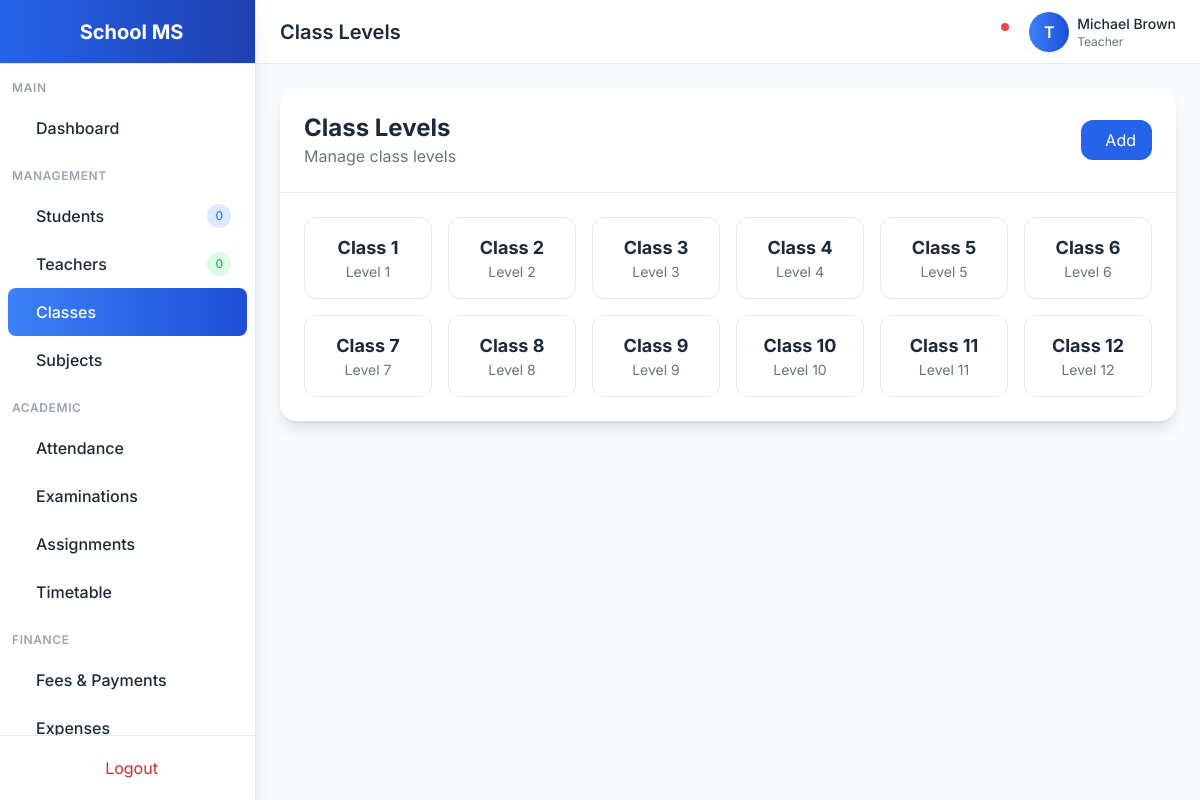
/academics/class-levels/ (signed in), run on the app's committed database.
### accounts/models.py (models this page shows, shortened)
class User(AbstractUser):
    ROLE_CHOICES = [
        ('admin', 'Admin'),
        ('teacher', 'Teacher'),
        ('student', 'Student'),
        ('parent', 'Parent'),
    ]
    GENDER_CHOICES = [
        ('male', 'Male'),
        ('female', 'Female'),
        ('other', 'Other'),
    ]
    role = models.CharField(max_length=20, choices=ROLE_CHOICES, default='student')
    gender = models.CharField(max_length=10, choices=GENDER_CHOICES, blank=True)
    phone = models.CharField(max_length=20, blank=True)
    address = models.TextField(blank=True)
    photo = models.ImageField(upload_to='profiles/', blank=True, null=True)
    date_of_birth = models.DateField(null=True, blank=True)
    created_at = models.DateTimeField(auto_now_add=True)
    updated_at = models.DateTimeField(auto_now=True)
    class Meta:
        ordering = ['-created_at']

### academics/models.py (models this page shows, shortened)
class ClassLevel(models.Model):
    name = models.CharField(max_length=50)
    numeric_level = models.IntegerField()
    description = models.TextField(blank=True)
    class Meta:
        ordering = ['numeric_level']

### academics/views.py (the view)
# urls.py: path('class-levels/', views.ClassLevelListView.as_view(), name='class-level-list'),
class ClassLevelListView(LoginRequiredMixin, ListView):
    model = ClassLevel
    template_name = 'academics/class_level_list.html'
    context_object_name = 'class_levels'

### templates/academics/class_level_list.html (shortened to what this page needs)
{% extends 'base.html' %}
{% block page_title %}Class Levels{% endblock %}
{% block content %}
<div class="bg-white dark:bg-gray-800 rounded-2xl shadow-lg">
    <div class="p-6 border-b dark:border-gray-700 flex justify-between items-center">
        <div>
            <h2 class="text-2xl font-bold">Class Levels</h2>
            <p class="text-gray-500">Manage class levels</p>
        </div>
        <a href="{% url 'class-level-create' %}" class="px-4 py-2 bg-primary-600 text-white rounded-xl hover:bg-primary-700">
             Add
        </a>
    </div>
    <div class="p-6">
        <div class="grid grid-cols-2 md:grid-cols-4 lg:grid-cols-6 gap-4">
            {% for level in class_levels %}
            <div class="p-4 border rounded-xl text-center hover:shadow-md transition">
                <h3 class="font-bold text-lg">{{ level.name }}</h3>
                <p class="text-sm text-gray-500">Level {{ level.numeric_level }}</p>
            </div>
            {% empty %}
            <p class="col-span-full text-gray-500 text-center py-4">No class levels</p>
            {% endfor %}
        </div>
    </div>
</div>
{% endblock %}

### templates/base.html (shortened to what this page needs)
<!DOCTYPE html>
<html lang="en" class="light">
<head>
    <script src="https://cdn.tailwindcss.com"></script>
    <link href="https://cdn.jsdelivr.net/npm/remixicon@3.5.0/fonts/remixicon.css" rel="stylesheet">
</head>
<body class="bg-gray-50 dark:bg-gray-900 text-gray-800 dark:text-gray-100 transition-colors duration-300">
    {% if user.is_authenticated %}
    <div class="flex h-screen overflow-hidden">
        <aside class="w-64 bg-white dark:bg-gray-800 border-r dark:border-gray-700 flex flex-col shadow-xl z-20">
            <div class="h-16 flex items-center justify-center border-b dark:border-gray-700 bg-gradient-to-r from-primary-600 to-primary-800">
                <span class="text-xl font-bold text-white">School MS</span>
            </div>
            <nav class="flex-1 overflow-y-auto py-4">
                <div class="px-3 mb-2">
                    <p class="text-xs font-semibold text-gray-400 uppercase tracking-wider">Main</p>
                </div>
                <a href="{% url 'dashboard' %}" class="sidebar-item flex items-center px-4 py-3 mx-2 rounded-lg {% if request.path == '/' or request.path == '/dashboard/' %}active{% else %}hover:bg-gray-100 dark:hover:bg-gray-700{% endif %}">
                    <span class="font-medium">Dashboard</span>
                </a>
                <div class="px-3 mt-4 mb-2">
                    <p class="text-xs font-semibold text-gray-400 uppercase tracking-wider">Management</p>
                </div>
                <a href="{% url 'student-list' %}" class="sidebar-item flex items-center px-4 py-3 mx-2 rounded-lg {% if 'student' in request.path %}active{% else %}hover:bg-gray-100 dark:hover:bg-gray-700{% endif %}">
                    <span class="font-medium">Students</span>
                    <span class="ml-auto bg-primary-100 dark:bg-primary-900 text-primary-600 dark:text-primary-300 text-xs px-2 py-1 rounded-full">{{ students_count|default:0 }}</span>
                </a>
                <a href="{% url 'teacher-list' %}" class="sidebar-item flex items-center px-4 py-3 mx-2 rounded-lg {% if 'teacher' in request.path %}active{% else %}hover:bg-gray-100 dark:hover:bg-gray-700{% endif %}">
                    <span class="font-medium">Teachers</span>
                    <span class="ml-auto bg-green-100 dark:bg-green-900 text-green-600 dark:text-green-300 text-xs px-2 py-1 rounded-full">{{ teachers_count|default:0 }}</span>
                </a>
                <a href="{% url 'class-section-list' %}" class="sidebar-item flex items-center px-4 py-3 mx-2 rounded-lg {% if 'class' in request.path %}active{% else %}hover:bg-gray-100 dark:hover:bg-gray-700{% endif %}">
                    <span class="font-medium">Classes</span>
                </a>
                <a href="{% url 'subject-list' %}" class="sidebar-item flex items-center px-4 py-3 mx-2 rounded-lg {% if 'subject' in request.path %}active{% else %}hover:bg-gray-100 dark:hover:bg-gray-700{% endif %}">
                    <span class="font-medium">Subjects</span>
                </a>
                <div class="px-3 mt-4 mb-2">
                    <p class="text-xs font-semibold text-gray-400 uppercase tracking-wider">Academic</p>
                </div>
                <a href="{% url 'attendance-list' %}" class="sidebar-item flex items-center px-4 py-3 mx-2 rounded-lg {% if 'attendance' in request.path %}active{% else %}hover:bg-gray-100 dark:hover:bg-gray-700{% endif %}">
                    <span class="font-medium">Attendance</span>
                </a>
                <a href="{% url 'exam-schedule-list' %}" class="sidebar-item flex items-center px-4 py-3 mx-2 rounded-lg {% if 'exam' in request.path or 'grade' in request.path %}active{% else %}hover:bg-gray-100 dark:hover:bg-gray-700{% endif %}">
                    <span class="font-medium">Examinations</span>
                </a>
                <a href="{% url 'assignment-list' %}" class="sidebar-item flex items-center px-4 py-3 mx-2 rounded-lg {% if 'assignment' in request.path %}active{% else %}hover:bg-gray-100 dark:hover:bg-gray-700{% endif %}">
                    <span class="font-medium">Assignments</span>
                </a>
                <a href="{% url 'timetable-list' %}" class="sidebar-item flex items-center px-4 py-3 mx-2 rounded-lg {% if 'timetable' in request.path %}active{% else %}hover:bg-gray-100 dark:hover:bg-gray-700{% endif %}">
                    <span class="font-medium">Timetable</span>
                </a>
                <div class="px-3 mt-4 mb-2">
                    <p class="text-xs font-semibold text-gray-400 uppercase tracking-wider">Finance</p>
                </div>
                <a href="{% url 'fee-payment-list' %}" class="sidebar-item flex items-center px-4 py-3 mx-2 rounded-lg {% if 'fee' in request.path or 'finance' in request.path %}active{% else %}hover:bg-gray-100 dark:hover:bg-gray-700{% endif %}">
                    <span class="font-medium">Fees & Payments</span>
                </a>
                <a href="{% url 'expense-list' %}" class="sidebar-item flex items-center px-4 py-3 mx-2 rounded-lg {% if 'expense' in request.path %}active{% else %}hover:bg-gray-100 dark:hover:bg-gray-700{% endif %}">
                    <span class="font-medium">Expenses</span>
                </a>
            </nav>
            <div class="p-3 border-t dark:border-gray-700">
                <a href="{% url 'logout' %}" class="flex items-center justify-center px-4 py-2 text-red-600 hover:bg-red-50 dark:hover:bg-red-900/20 rounded-lg transition">
                    <span>Logout</span>
                </a>
            </div>
        </aside>
        <div class="flex-1 flex flex-col overflow-hidden">
            <header class="h-16 bg-white dark:bg-gray-800 border-b dark:border-gray-700 flex items-center justify-between px-6 shadow-sm">
                <div class="flex items-center">
                    <h1 class="text-xl font-semibold">{% block page_title %}Dashboard{% endblock %}</h1>
                </div>
                <div class="flex items-center space-x-4">
                    <button onclick="toggleTheme()" class="p-2 rounded-lg hover:bg-gray-100 dark:hover:bg-gray-700 transition">
                    </button>
                    <div class="relative">
                        <button class="p-2 rounded-lg hover:bg-gray-100 dark:hover:bg-gray-700 transition">
                            <span class="absolute top-1 right-1 w-2 h-2 bg-red-500 rounded-full"></span>
                        </button>
                    </div>
                    <div class="flex items-center space-x-2">
                        <div class="w-10 h-10 rounded-full bg-gradient-to-r from-primary-500 to-primary-700 flex items-center justify-center text-white font-semibold">
                            {{ user.username|make_list|first|upper }}
                        </div>
                        <div class="hidden md:block">
                            <p class="text-sm font-medium">{{ user.get_full_name|default:user.username }}</p>
                            <p class="text-xs text-gray-500">{{ user.get_role_display }}</p>
                        </div>
                    </div>
                </div>
            </header>
            <main class="flex-1 overflow-y-auto p-6 bg-gray-50 dark:bg-gray-900">
                {% block content %}{% endblock %}
            </main>
        </div>
    </div>
    {% else %}
    <main class="min-h-screen flex items-center justify-center bg-gradient-to-br from-primary-600 via-primary-700 to-primary-900">
        {% block auth_content %}{% endblock %}
    </main>
    {% endif %}
</body>
</html>

### templates/base.html (style rules this page uses)
body { font-family: 'Inter', sans-serif; }
.sidebar-item.active { background: linear-gradient(90deg, #3b82f6 0%, #1d4ed8 100%); color: white; }

### data on the page
User: username|make_list "T", get_full_name "Michael Brown", role "Teacher"
ClassLevel: name "Class 1", numeric_level "1"
ClassLevel: name "Class 2", numeric_level "2"
ClassLevel: name "Class 3", numeric_level "3"
ClassLevel: name "Class 4", numeric_level "4"
ClassLevel: name "Class 5", numeric_level "5"
ClassLevel: name "Class 6", numeric_level "6"
ClassLevel: name "Class 7", numeric_level "7"
ClassLevel: name "Class 8", numeric_level "8"
ClassLevel: name "Class 9", numeric_level "9"
ClassLevel: name "Class 10", numeric_level "10"
ClassLevel: name "Class 11", numeric_level "11"
ClassLevel: name "Class 12", numeric_level "12"

### other printed values
{{ students_count|default:0 }} "0"
{{ teachers_count|default:0 }} "0"
